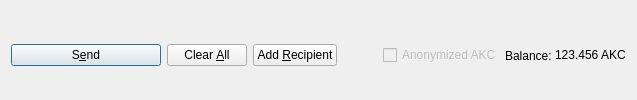
         <widget class="QFrame" name="frame_Send">
          <layout class="QHBoxLayout" name="horizontalLayout">
           <property name="bottomMargin">
            <number>0</number>
           </property>
           <item>
            <widget class="QPushButton" name="sendButton">
             <property name="minimumSize">
              <size>
               <width>150</width>
               <height>0</height>
              </size>
             </property>
             <property name="toolTip">
              <string>Confirm the send action</string>
             </property>
             <property name="text">
              <string>S&amp;end</string>
             </property>
             <property name="icon">
              <iconset resource="../akikcoin.qrc">
               <normaloff>:/icons/send</normaloff>:/icons/send</iconset>
             </property>
             <property name="autoDefault">
              <bool>false</bool>
             </property>
             <property name="default">
              <bool>true</bool>
             </property>
            </widget>
           </item>
           <item>
            <widget class="QPushButton" name="clearButton">
             <property name="sizePolicy">
              <sizepolicy hsizetype="Minimum" vsizetype="Fixed">
               <horstretch>0</horstretch>
               <verstretch>0</verstretch>
              </sizepolicy>
             </property>
             <property name="toolTip">
              <string>Clear all fields of the form.</string>
             </property>
             <property name="text">
              <string>Clear &amp;All</string>
             </property>
             <property name="icon">
              <iconset resource="../akikcoin.qrc">
               <normaloff>:/icons/remove</normaloff>:/icons/remove</iconset>
             </property>
             <property name="autoDefault">
              <bool>false</bool>
             </property>
            </widget>
           </item>
           <item>
            <widget class="QPushButton" name="addButton">
             <property name="toolTip">
              <string>Send to multiple recipients at once</string>
             </property>
             <property name="text">
              <string>Add &amp;Recipient</string>
             </property>
             <property name="icon">
              <iconset resource="../akikcoin.qrc">
               <normaloff>:/icons/add</normaloff>:/icons/add</iconset>
             </property>
             <property name="autoDefault">
              <bool>false</bool>
             </property>
            </widget>
           </item>
           <item>
            <spacer name="horizontalSpacer">
             <property name="orientation">
              <enum>Qt::Horizontal</enum>
             </property>
             <property name="sizeHint" stdset="0">
              <size>
               <width>40</width>
               <height>20</height>
              </size>
             </property>
            </spacer>
           </item>
           <item>
            <layout class="QHBoxLayout" name="horizontalLayout_2">
             <property name="spacing">
              <number>3</number>
             </property>
             <item>
              <widget class="QCheckBox" name="checkzAKC">
               <property name="enabled">
                <bool>false</bool>
               </property>
               <property name="text">
                <string>Anonymized AKC</string>
               </property>
              </widget>
             </item>
             <item>
              <widget class="QLabel" name="label">
               <property name="text">
                <string>Balance:</string>
               </property>
              </widget>
             </item>
             <item>
              <widget class="QLabel" name="labelBalance">
               <property name="sizePolicy">
                <sizepolicy hsizetype="Preferred" vsizetype="Fixed">
                 <horstretch>0</horstretch>
                 <verstretch>0</verstretch>
                </sizepolicy>
               </property>
               <property name="cursor">
                <cursorShape>IBeamCursor</cursorShape>
               </property>
               <property name="text">
                <string notr="true">123.456 AKC</string>
               </property>
               <property name="textInteractionFlags">
                <set>Qt::LinksAccessibleByMouse|Qt::TextSelectableByKeyboard|Qt::TextSelectableByMouse</set>
               </property>
              </widget>
             </item>
            </layout>
           </item>
          </layout>
         </widget>
